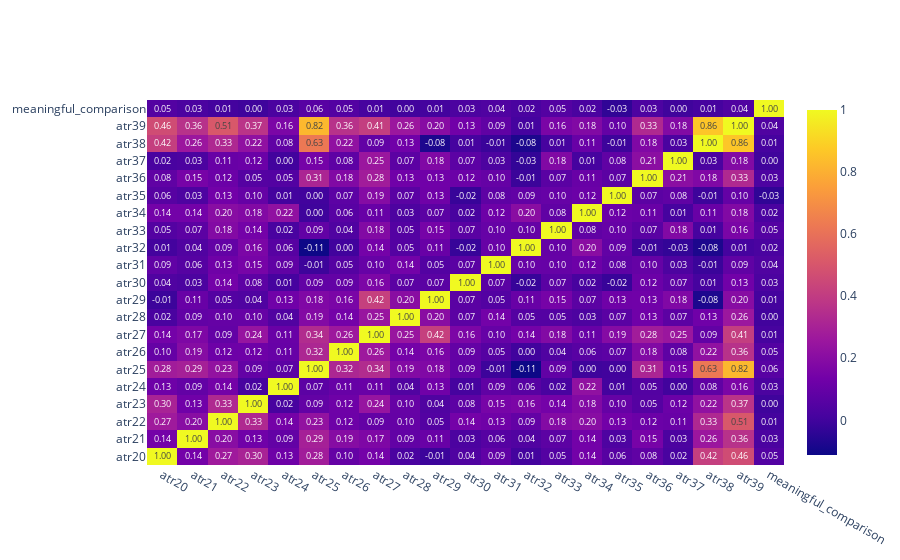

Notebook code cell kept with this figure:
### Code cell
dataframe = regular_sentences.join([y])
correlation_matrix(dataframe)

### Figure 1 — Plotly figure (JSON) as saved in the notebook; plotly's stock layout.template omitted (floating-point values rounded to 4 significant figures; data arrays with more than 128 entries replaced by an {"elided": "..."} marker saying what was removed)
{"data": [{"text": {"elided": "21x21 float values"}, "texttemplate": "%{text:.2f}", "type": "heatmap", "x": ["atr20", "atr21", "atr22", "atr23", "atr24", "atr25", "atr26", "atr27", "atr28", "atr29", "atr30", "atr31", "atr32", "atr33", "atr34", "atr35", "atr36", "atr37", "atr38", "atr39", "meaningful_comparison"], "y": ["atr20", "atr21", "atr22", "atr23", "atr24", "atr25", "atr26", "atr27", "atr28", "atr29", "atr30", "atr31", "atr32", "atr33", "atr34", "atr35", "atr36", "atr37", "atr38", "atr39", "meaningful_comparison"], "z": {"elided": "21x21 float values"}}], "layout": {}}
